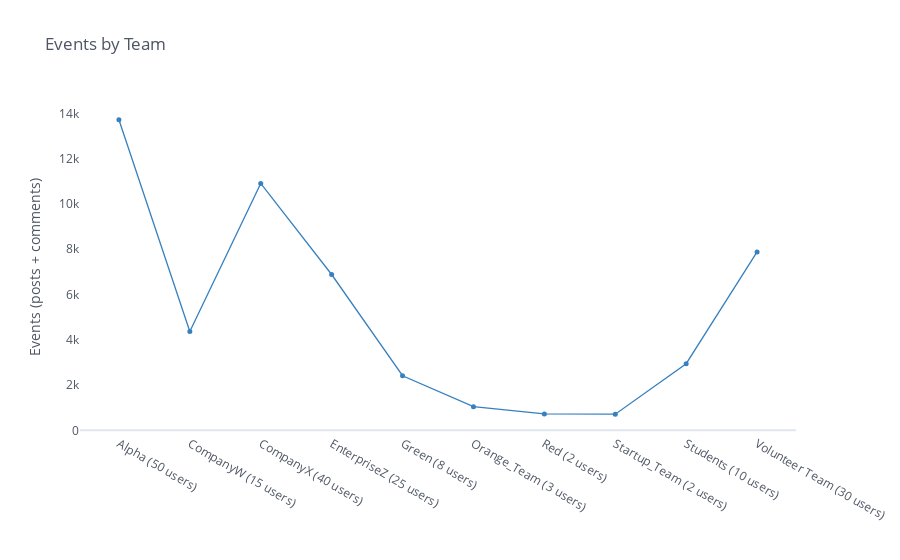

Here is the notebook cell this chart was saved with:
### Code cell
df_ = df3
df_.iplot(y='events', theme='white', mode='lines+markers', color='blue', 
          title='Events per Team', size=5, showgrid=False, yTitle='Events (posts + comments)')

### Figure 1 — Plotly figure (JSON) as saved in the notebook; plotly's stock layout.template omitted (floating-point values rounded to 4 significant figures)
{"data": [{"line": {"color": "rgba(55, 128, 191, 1.0)", "dash": "solid", "shape": "linear", "width": 1.3}, "marker": {"size": 5, "symbol": "circle"}, "mode": "lines+markers", "name": "events", "text": "", "type": "scatter", "x": ["Alpha (50 users)", "CompanyW (15 users)", "CompanyX (40 users)", "EnterpriseZ (25 users)", "Green (8 users)", "Orange_Team (3 users)", "Red (2 users)", "Startup_Team (2 users)", "Students (10 users)", "Volunteer Team (30 users)"], "y": [13713, 4364, 10906, 6881, 2410, 1045, 725, 712, 2942, 7879]}], "layout": {"autosize": true, "legend": {"bgcolor": "#FFFFFF", "font": {"color": "#4D5663"}}, "paper_bgcolor": "#FFFFFF", "plot_bgcolor": "#FFFFFF", "title": {"font": {"color": "#4D5663"}, "text": "Events by Team"}, "xaxis": {"autorange": true, "gridcolor": "#E1E5ED", "range": [-0.5624, 9.562], "showgrid": false, "tickfont": {"color": "#4D5663"}, "title": {"font": {"color": "#4D5663"}, "text": ""}, "type": "category", "zerolinecolor": "#E1E5ED"}, "yaxis": {"autorange": true, "gridcolor": "#E1E5ED", "range": [-247.9, 14670.0], "showgrid": false, "tickfont": {"color": "#4D5663"}, "title": {"font": {"color": "#4D5663"}, "text": "Events (posts + comments)"}, "type": "linear", "zerolinecolor": "#E1E5ED"}}}
